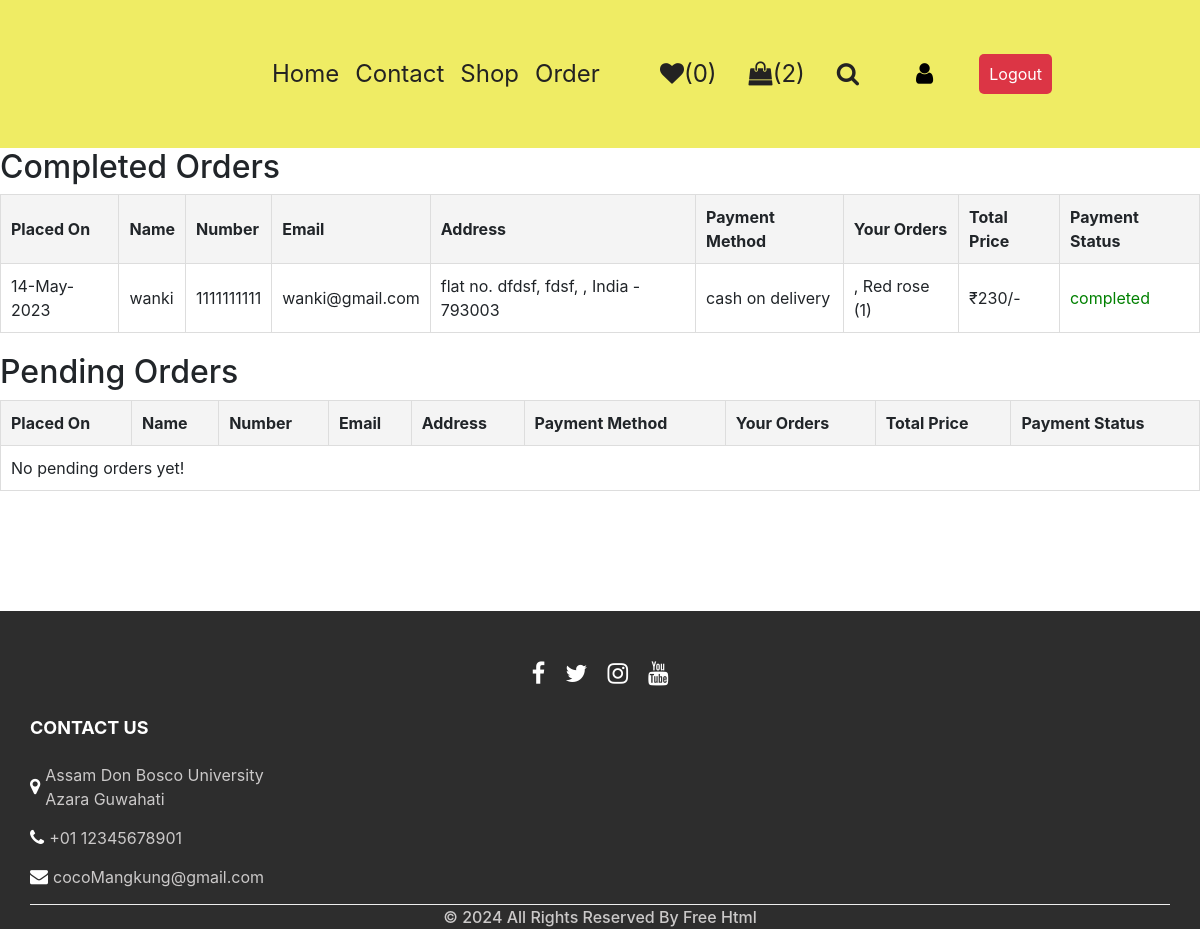
Screenshot of /orders.php (signed in) with the database file from the repository.
### tables this page shows
CREATE TABLE `orders` (
  `id` int(100) NOT NULL,
  `user_id` int(100) NOT NULL,
  `name` varchar(100) NOT NULL,
  `number` varchar(12) NOT NULL,
  `email` varchar(100) NOT NULL,
  `method` varchar(50) NOT NULL,
  `address` varchar(500) NOT NULL,
  `total_products` varchar(1000) NOT NULL,
  `total_price` int(100) NOT NULL,
  `placed_on` varchar(50) NOT NULL,
  `payment_status` varchar(20) NOT NULL DEFAULT 'pending'
);

### orders.php (the view, shortened to what this page needs)
<?php
@include 'config.php';
$user_id = $_SESSION['user_id'];
?>
<!DOCTYPE html>
<html lang="en">
<head>
   <link rel="stylesheet" href="https://cdnjs.cloudflare.com/ajax/libs/font-awesome/6.0.0/css/all.min.css">
   <link rel="stylesheet" href="css_page/style1.css">
</head>
<body>
<?php @include 'heading.php'; ?>
<section class="placed-orders">
    <h2>Completed Orders</h2>
    <table>
        <thead>
            <tr>
                <th>Placed On</th>
                <th>Name</th>
                <th>Number</th>
                <th>Email</th>
                <th>Address</th>
                <th>Payment Method</th>
                <th>Your Orders</th>
                <th>Total Price</th>
                <th>Payment Status</th>
            </tr>
        </thead>
        <tbody>
            <?php
            $completed_orders = mysqli_query($conn, "SELECT * FROM `orders` WHERE user_id = '$user_id' AND payment_status = 'completed'") or die('query failed');
            if(mysqli_num_rows($completed_orders) > 0){
                while($fetch_orders = mysqli_fetch_assoc($completed_orders)){
            ?>
            <tr>
                <td><?php echo $fetch_orders['placed_on']; ?></td>
                <td><?php echo $fetch_orders['name']; ?></td>
                <td><?php echo $fetch_orders['number']; ?></td>
                <td><?php echo $fetch_orders['email']; ?></td>
                <td><?php echo $fetch_orders['address']; ?></td>
                <td><?php echo $fetch_orders['method']; ?></td>
                <td><?php echo $fetch_orders['total_products']; ?></td>
                <td>₹<?php echo $fetch_orders['total_price']; ?>/-</td>
                <td style="color:green;"><?php echo $fetch_orders['payment_status']; ?></td>
            </tr>
            <?php
                }
            } else {
                echo '<tr><td colspan="9">No completed orders yet!</td></tr>';
            }
            ?>
        </tbody>
    </table>
    <h2>Pending Orders</h2>
    <table>
        <thead>
            <tr>
                <th>Placed On</th>
                <th>Name</th>
                <th>Number</th>
                <th>Email</th>
                <th>Address</th>
                <th>Payment Method</th>
                <th>Your Orders</th>
                <th>Total Price</th>
                <th>Payment Status</th>
            </tr>
        </thead>
        <tbody>
            <?php
            $pending_orders = mysqli_query($conn, "SELECT * FROM `orders` WHERE user_id = '$user_id' AND payment_status = 'pending'") or die('query failed');
            if(mysqli_num_rows($pending_orders) > 0){
                while($fetch_orders = mysqli_fetch_assoc($pending_orders)){
            ?>
            <tr>
                <td><?php echo $fetch_orders['placed_on']; ?></td>
                <td><?php echo $fetch_orders['name']; ?></td>
                <td><?php echo $fetch_orders['number']; ?></td>
                <td><?php echo $fetch_orders['email']; ?></td>
                <td><?php echo $fetch_orders['address']; ?></td>
                <td><?php echo $fetch_orders['method']; ?></td>
                <td><?php echo $fetch_orders['total_products']; ?></td>
                <td>₹<?php echo $fetch_orders['total_price']; ?>/-</td>
                <td style="color:tomato;"><?php echo $fetch_orders['payment_status']; ?></td>
            </tr>
            <?php
                }
            } else {
                echo '<tr><td colspan="9">No pending orders yet!</td></tr>';
            }
            ?>
        </tbody>
    </table>
</section>
<?php @include 'footing.php'; ?>
</body>
</html>

### css_page/style1.css (style rules this page uses)
body { font-family: "poppins", sans-serif; color: #101010; background-color: #ffffff; }

### orders.php (style rules this page uses)
table { width: 100%; border-collapse: collapse; margin-bottom: 20px; }
table, th, td { border: 1px solid #ddd; }
th, td { padding: 10px; text-align: left; }
th { background-color: #f4f4f4; }

### rows the page displays
orders: placed_on "14-May-2023", name "wanki", number "1111111111", email "wanki@gmail.com", address "flat no. dfdsf, fdsf, , India - 793003", method "cash on delivery", total_products ", Red rose (1)", total_price "230", payment_status "completed"

### other values shown
$wishlist_num_rows "0"
$cart_num_rows "2"
